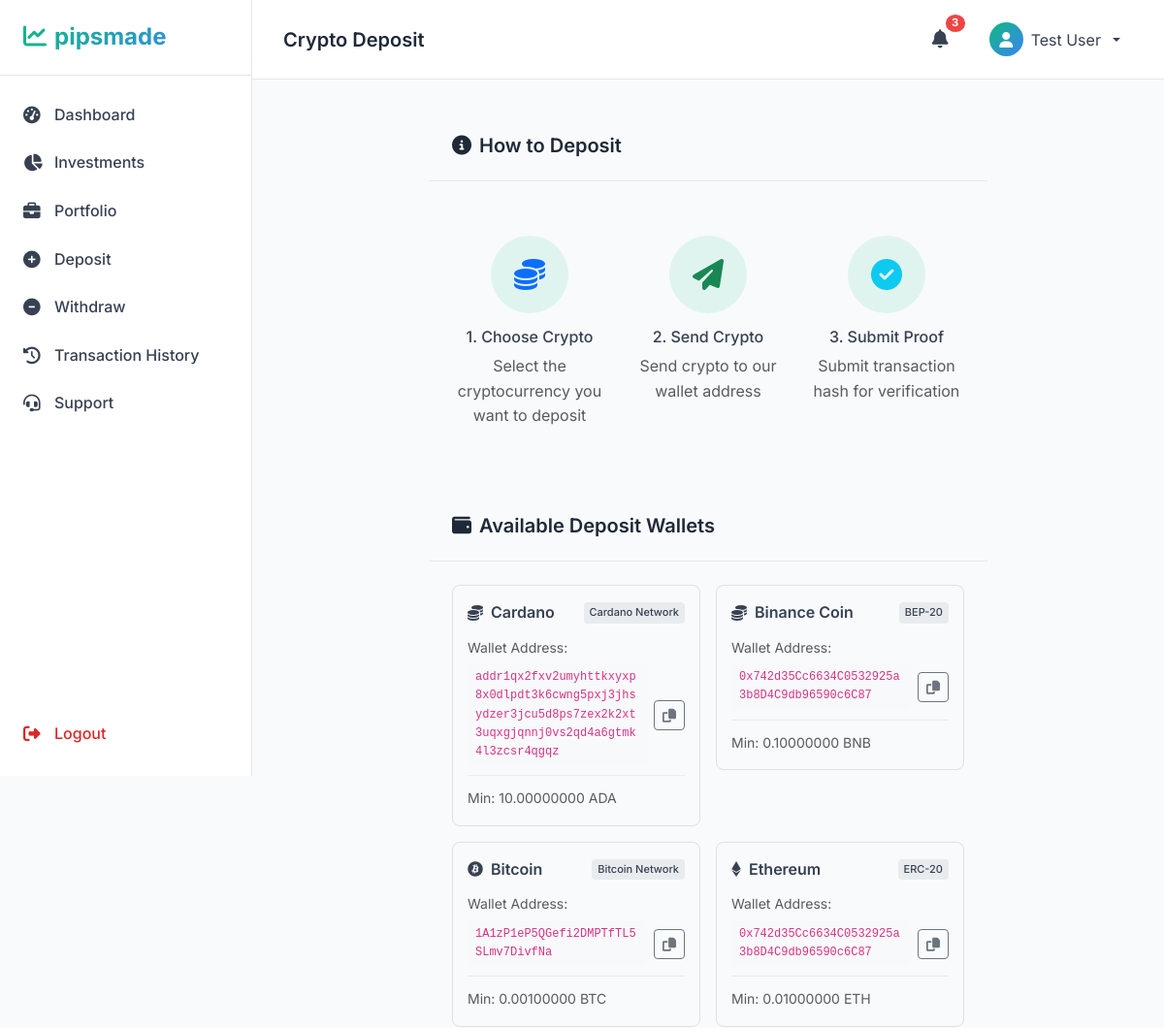
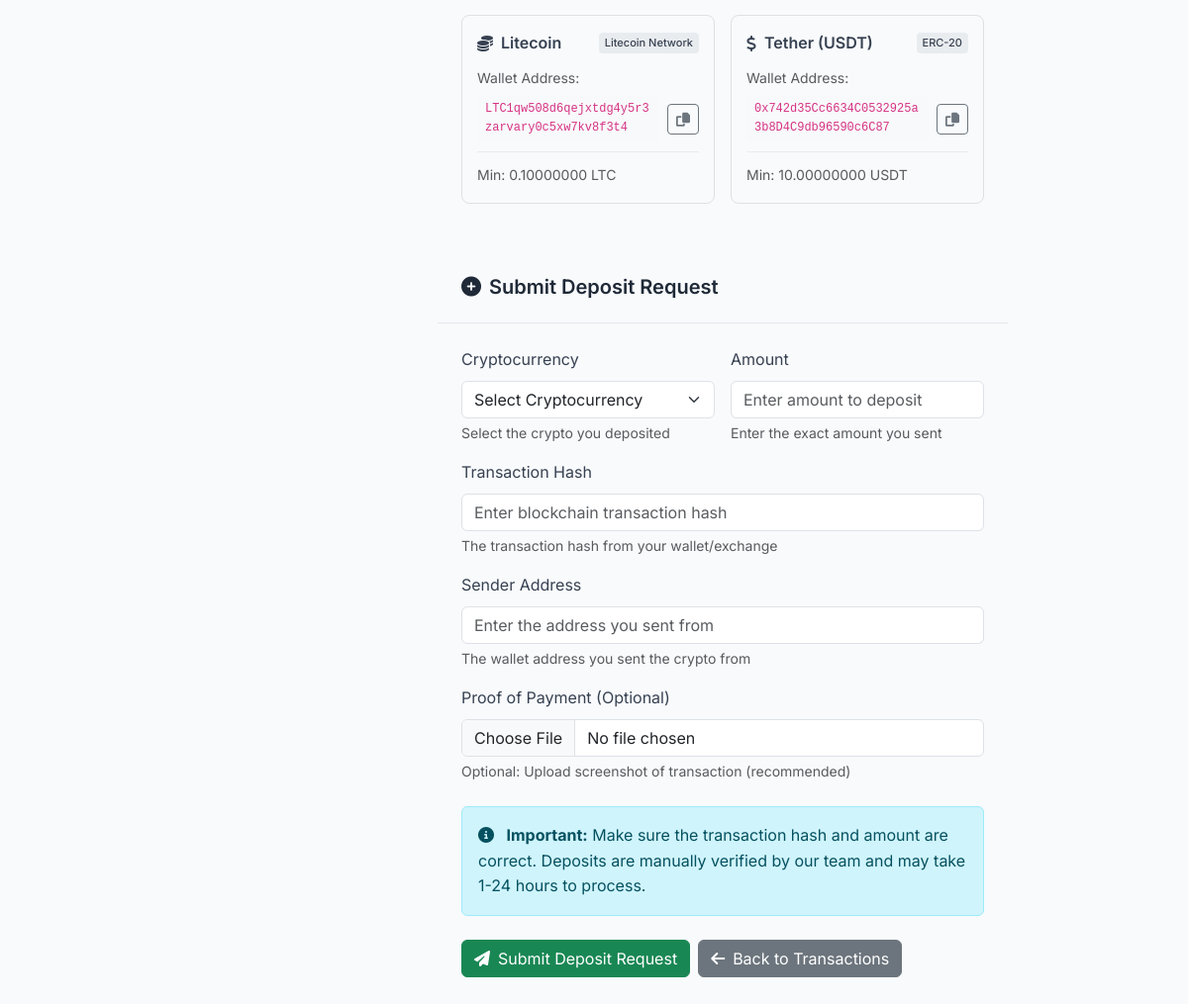
The page /transactions/deposit/ (signed in) on the database its author committed (2 pictures, top to bottom).
### transactions/models.py (models this page shows)
class CryptoWallet(models.Model):
    CRYPTO_CHOICES = [
        ('BTC', 'Bitcoin'),
        ('ETH', 'Ethereum'),
        ('USDT', 'Tether (USDT)'),
        ('BNB', 'Binance Coin'),
        ('ADA', 'Cardano'),
        ('DOT', 'Polkadot'),
        ('LTC', 'Litecoin'),
        ('XRP', 'Ripple'),
        ('DOGE', 'Dogecoin'),
        ('MATIC', 'Polygon'),
    ]
    crypto_type = models.CharField(max_length=10, choices=CRYPTO_CHOICES, unique=True)
    wallet_address = models.CharField(max_length=255)
    network = models.CharField(max_length=50, help_text="e.g., ERC-20, BEP-20, TRC-20")
    is_active = models.BooleanField(default=True)
    minimum_deposit = models.DecimalField(max_digits=12, decimal_places=8, default=0.001)
    deposit_fee_percentage = models.DecimalField(max_digits=5, decimal_places=2, default=0.00)
    withdrawal_fee_percentage = models.DecimalField(max_digits=5, decimal_places=2, default=2.00)
    created_at = models.DateTimeField(auto_now_add=True)
    updated_at = models.DateTimeField(auto_now=True)
    class Meta:
        ordering = ['crypto_type']
    def __str__(self):
        return f"{self.get_crypto_type_display()} - {self.wallet_address[:20]}..."
    def get_crypto_icon(self):
        icons = {
            'BTC': 'fab fa-bitcoin',
            'ETH': 'fab fa-ethereum',
            'USDT': 'fas fa-dollar-sign',
            'BNB': 'fas fa-coins',
            'ADA': 'fas fa-coins',
            'DOT': 'fas fa-circle',
            'LTC': 'fas fa-coins',
            'XRP': 'fas fa-water',
            'DOGE': 'fas fa-dog',
            'MATIC': 'fas fa-shapes',
        }
        return icons.get(self.crypto_type, 'fas fa-coins')

### transactions/views.py (the view)
# urls.py: path('deposit/', views.deposit_view, name='deposit'),
@login_required
def deposit_view(request):
    if request.method == 'POST':
        form = DepositForm(request.POST, request.FILES)
        if form.is_valid():
            crypto_wallet = form.cleaned_data['crypto_wallet']
            amount = form.cleaned_data['amount']
            transaction_hash = form.cleaned_data['transaction_hash']
            sender_address = form.cleaned_data['sender_address']
            proof_image = form.cleaned_data.get('proof_image')
            if amount < crypto_wallet.minimum_deposit:
                messages.error(request, f'Minimum deposit for {crypto_wallet.crypto_type} is {crypto_wallet.minimum_deposit}')
                return redirect('deposit')
            transaction = Transaction.objects.create(
                user=request.user,
                transaction_type='deposit',
                status='pending',
                amount=amount,
                crypto_type=crypto_wallet.crypto_type,
                transaction_hash=transaction_hash,
                to_address=crypto_wallet.wallet_address,
                from_address=sender_address,
                user_notes=f"Deposit via {crypto_wallet.network}"
            )
            deposit_request = DepositRequest.objects.create(
                user=request.user,
                transaction=transaction,
                crypto_wallet=crypto_wallet,
                amount=amount,
                transaction_hash=transaction_hash,
                sender_address=sender_address,
                proof_image=proof_image
            )
            messages.success(request, 'Deposit request submitted successfully! It will be reviewed by our team.')
            return redirect('transactions')
    else:
        form = DepositForm()
    crypto_wallets = CryptoWallet.objects.filter(is_active=True)
    context = {
        'form': form,
        'crypto_wallets': crypto_wallets,
    }
    return render(request, 'transactions/deposit.html', context)

### templates/transactions/deposit.html (shortened to what this page needs)
{% extends 'dashboard/base_dashboard.html' %}
{% load static %}
{% block page_title %}Crypto Deposit{% endblock %}
{% block content %}
    <div class="row justify-content-center">
        <div class="col-lg-8">
            <div class="dashboard-card mb-4">
                <div class="card-header">
                    <h5><i class="fas fa-info-circle me-2"></i>How to Deposit</h5>
                </div>
                <div class="card-body">
                    <div class="row g-4">
                        <div class="col-md-4 text-center">
                            <div class="step-icon">
                                <i class="fas fa-coins fa-2x text-primary"></i>
                            </div>
                            <h6 class="mt-2">1. Choose Crypto</h6>
                            <p class="text-muted">Select the cryptocurrency you want to deposit</p>
                        </div>
                        <div class="col-md-4 text-center">
                            <div class="step-icon">
                                <i class="fas fa-paper-plane fa-2x text-success"></i>
                            </div>
                            <h6 class="mt-2">2. Send Crypto</h6>
                            <p class="text-muted">Send crypto to our wallet address</p>
                        </div>
                        <div class="col-md-4 text-center">
                            <div class="step-icon">
                                <i class="fas fa-check-circle fa-2x text-info"></i>
                            </div>
                            <h6 class="mt-2">3. Submit Proof</h6>
                            <p class="text-muted">Submit transaction hash for verification</p>
                        </div>
                    </div>
                </div>
            </div>
            <div class="dashboard-card mb-4">
                <div class="card-header">
                    <h5><i class="fas fa-wallet me-2"></i>Available Deposit Wallets</h5>
                </div>
                <div class="card-body">
                    <div class="row g-3">
                        {% for wallet in crypto_wallets %}
                        <div class="col-md-6">
                            <div class="crypto-wallet-card" data-crypto="{{ wallet.crypto_type }}">
                                <div class="wallet-header">
                                    <i class="{{ wallet.get_crypto_icon }} me-2"></i>
                                    <span class="crypto-name">{{ wallet.get_crypto_type_display }}</span>
                                    <span class="network-badge">{{ wallet.network }}</span>
                                </div>
                                <div class="wallet-address">
                                    <small class="text-muted">Wallet Address:</small>
                                    <div class="address-container">
                                        <code class="wallet-addr">{{ wallet.wallet_address }}</code>
                                        <button class="btn btn-sm btn-outline-secondary copy-btn"
                                                onclick="copyToClipboard('{{ wallet.wallet_address }}')">
                                            <i class="fas fa-copy"></i>
                                        </button>
                                    </div>
                                </div>
                                <div class="wallet-info">
                                    <small class="text-muted">
                                        Min: {{ wallet.minimum_deposit }} {{ wallet.crypto_type }}
                                    </small>
                                </div>
                            </div>
                        </div>
                        {% endfor %}
                    </div>
                </div>
            </div>
            <div class="dashboard-card">
                <div class="card-header">
                    <h5><i class="fas fa-plus-circle me-2"></i>Submit Deposit Request</h5>
                </div>
                <div class="card-body">
                    <form method="post" enctype="multipart/form-data" id="depositForm">
                        <div class="row g-3">
                            <div class="col-md-6">
                                <label class="form-label">Cryptocurrency</label>
                                {{ form.crypto_wallet }}
                                <div class="form-text">Select the crypto you deposited</div>
                            </div>
                            <div class="col-md-6">
                                <label class="form-label">Amount</label>
                                {{ form.amount }}
                                <div class="form-text" id="minAmountText">Enter the exact amount you sent</div>
                            </div>
                            <div class="col-12">
                                <label class="form-label">Transaction Hash</label>
                                {{ form.transaction_hash }}
                                <div class="form-text">{{ form.transaction_hash.help_text }}</div>
                            </div>
                            <div class="col-12">
                                <label class="form-label">Sender Address</label>
                                {{ form.sender_address }}
                                <div class="form-text">{{ form.sender_address.help_text }}</div>
                            </div>
                            <div class="col-12">
                                <label class="form-label">Proof of Payment (Optional)</label>
                                {{ form.proof_image }}
                                <div class="form-text">{{ form.proof_image.help_text }}</div>
                            </div>
                        </div>
                        <div class="mt-4">
                            <div class="alert alert-info">
                                <i class="fas fa-info-circle me-2"></i>
                                <strong>Important:</strong> Make sure the transaction hash and amount are correct.
                                Deposits are manually verified by our team and may take 1-24 hours to process.
                            </div>
                        </div>
                        <div class="d-flex gap-2 mt-4">
                            <button type="submit" class="btn btn-success">
                                <i class="fas fa-paper-plane me-2"></i>Submit Deposit Request
                            </button>
                            <a href="{% url 'transactions' %}" class="btn btn-secondary">
                                <i class="fas fa-arrow-left me-2"></i>Back to Transactions
                            </a>
                        </div>
                    </form>
                </div>
            </div>
        </div>
    </div>
{% endblock %}

### templates/dashboard/base_dashboard.html (shortened to what this page needs)
{% load static %}
<!DOCTYPE html>
<html lang="en">
<head>
    <link href="https://cdn.jsdelivr.net/npm/bootstrap@5.3.0/dist/css/bootstrap.min.css" rel="stylesheet">
    <link rel="stylesheet" href="https://cdnjs.cloudflare.com/ajax/libs/font-awesome/6.4.0/css/all.min.css">
    <link rel="stylesheet" href="{% static 'css/styles.css' %}">
    <link rel="stylesheet" href="{% static 'css/dashboard-enhanced.css' %}">
</head>
<body class="dashboard-page">
    <div class="sidebar">
        <div class="sidebar-header">
            <a href="{% url 'home' %}" class="sidebar-brand">
                <h4><i class="fas fa-chart-line me-2"></i>pipsmade</h4>
            </a>
        </div>
        <nav class="sidebar-nav">
            <ul class="nav flex-column">
                <li class="nav-item">
                    <a class="nav-link {% if request.resolver_match.url_name == 'dashboard' %}active{% endif %}" href="{% url 'dashboard' %}">
                        <i class="fas fa-tachometer-alt"></i>
                        <span>Dashboard</span>
                    </a>
                </li>
                <li class="nav-item">
                    <a class="nav-link {% if request.resolver_match.url_name == 'investments' %}active{% endif %}" href="{% url 'investments' %}">
                        <i class="fas fa-chart-pie"></i>
                        <span>Investments</span>
                    </a>
                </li>
                <li class="nav-item">
                    <a class="nav-link {% if request.resolver_match.url_name == 'portfolio' %}active{% endif %}" href="{% url 'portfolio' %}">
                        <i class="fas fa-briefcase"></i>
                        <span>Portfolio</span>
                    </a>
                </li>
                <li class="nav-item">
                    <a class="nav-link {% if request.resolver_match.url_name == 'deposit' %}active{% endif %}" href="{% url 'deposit' %}">
                        <i class="fas fa-plus-circle"></i>
                        <span>Deposit</span>
                    </a>
                </li>
                <li class="nav-item">
                    <a class="nav-link {% if request.resolver_match.url_name == 'withdraw' %}active{% endif %}" href="{% url 'withdraw' %}">
                        <i class="fas fa-minus-circle"></i>
                        <span>Withdraw</span>
                    </a>
                </li>
                <li class="nav-item">
                    <a class="nav-link {% if request.resolver_match.url_name == 'transactions' %}active{% endif %}" href="{% url 'transactions' %}">
                        <i class="fas fa-history"></i>
                        <span>Transaction History</span>
                    </a>
                </li>
                <li class="nav-item">
                    <a class="nav-link {% if request.resolver_match.url_name == 'support_center' %}active{% endif %}" href="{% url 'support:support_center' %}">
                        <i class="fas fa-headset"></i>
                        <span>Support</span>
                    </a>
                </li>
                <li class="nav-item mt-auto">
                    <a class="nav-link logout" href="{% url 'logout' %}">
                        <i class="fas fa-sign-out-alt"></i>
                        <span>Logout</span>
                    </a>
                </li>
            </ul>
        </nav>
    </div>
    <div class="main-content">
        <nav class="top-nav">
            <div class="nav-left">
                <h5 class="page-title">{% block page_title %}Dashboard{% endblock %}</h5>
            </div>
            <div class="nav-right">
                <div class="notifications">
                    <button class="btn btn-link">
                        <i class="fas fa-bell"></i>
                        <span class="badge">3</span>
                    </button>
                </div>
                <div class="user-menu dropdown">
                    <button class="btn btn-link dropdown-toggle" data-bs-toggle="dropdown">
                        <div class="user-avatar">
                            <i class="fas fa-user"></i>
                        </div>
                        <span>{{ user.get_full_name|default:user.username }}</span>
                    </button>
                </div>
            </div>
        </nav>
        <div class="dashboard-content">
            {% block content %}
            {% endblock %}
        </div>
    </div>
</body>
</html>

### rows shown on the page
CryptoWallet: crypto_type "Cardano", network "Cardano Network", wallet_address "addr1qx2fxv2umyhttkxyxp8x0dlpdt3k6cwng5pxj3jhsydzer3jcu5d8ps7zex2k2xt3uqxgjqnnj0vs2qd4a6gtmk4l3zcsr4qgqz", minimum_deposit "10.00000000", crypto_type "ADA"
CryptoWallet: crypto_type "Binance Coin", network "BEP-20", wallet_address "0x742d35Cc6634C0532925a3b8D4C9db96590c6C87", minimum_deposit "0.10000000", crypto_type "BNB"
CryptoWallet: crypto_type "Bitcoin", network "Bitcoin Network", wallet_address "1A1zP1eP5QGefi2DMPTfTL5SLmv7DivfNa", minimum_deposit "0.00100000", crypto_type "BTC"
CryptoWallet: crypto_type "Ethereum", network "ERC-20", wallet_address "0x742d35Cc6634C0532925a3b8D4C9db96590c6C87", minimum_deposit "0.01000000", crypto_type "ETH"
CryptoWallet: crypto_type "Litecoin", network "Litecoin Network", wallet_address "LTC1qw508d6qejxtdg4y5r3zarvary0c5xw7kv8f3t4", minimum_deposit "0.10000000", crypto_type "LTC"
CryptoWallet: crypto_type "Tether (USDT)", network "ERC-20", wallet_address "0x742d35Cc6634C0532925a3b8D4C9db96590c6C87", minimum_deposit "10.00000000", crypto_type "USDT"

### other values the page prints
{{ user.get_full_name|default:user.username }} "Test User"
